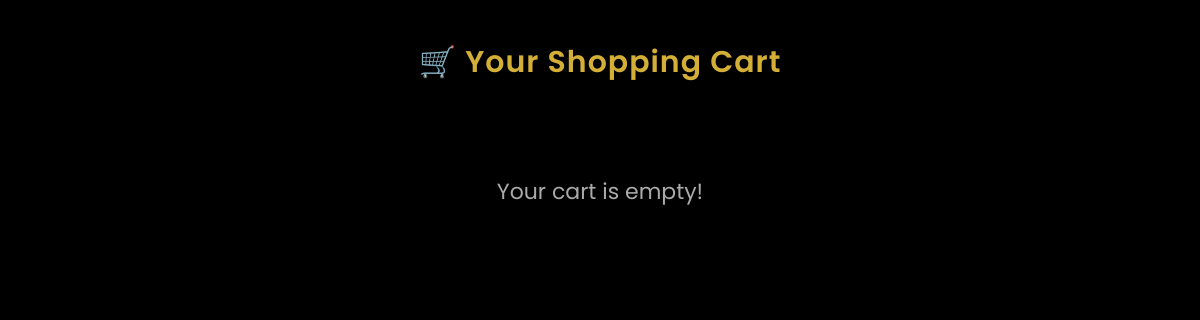
The page /cart (signed in) on the database as committed earlier.
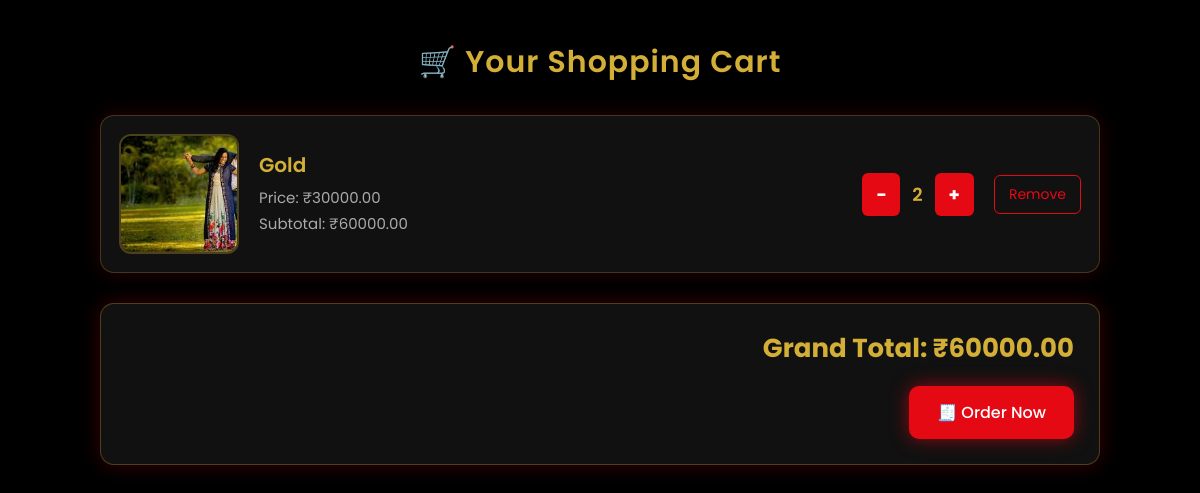
The same page on the database as committed later.
### myapp/models.py (models this page shows, shortened)
class add_to_cart(models.Model):
    user = models.ForeignKey(
        Register,
        on_delete=models.CASCADE,
        related_name='cart_items'
    )
    add_to_cart_product = models.ForeignKey(
        product,
        on_delete=models.CASCADE,
        related_name='cart_products'
    )
    quantity = models.PositiveIntegerField(default=1)
    added_at = models.DateTimeField(auto_now_add=True)
    class Meta:
        unique_together = ('user', 'add_to_cart_product')
        verbose_name = "Cart Item"
        verbose_name_plural = "Cart Items"
    @property
    def total_price(self):
        return self.quantity * self.add_to_cart_product.product_price

class product(models.Model):
    product_img = models.ImageField(upload_to='uploads', null=True,blank=True)
    product_Categorie = models.CharField(max_length=50,null=True)
    product_name = models.CharField(max_length=100)
    product_des = models.CharField(max_length=200)
    product_price = models.DecimalField(max_digits=10, decimal_places=2)

### myapp/views.py (the view)
# urls.py: path('cart', views.view_cart, name='view_cart'),
def view_cart(request):
    email = request.session.get('email')
    if not email:
        return redirect('login')
    user = Register.objects.get(email=email)
    cart_items = add_to_cart.objects.filter(user=user)
    total_amount = sum(item.total_price for item in cart_items)
    return render(request, 'cart.html', {
        'cart_items': cart_items,
        'total_amount': total_amount
    })

### myapp/context_processors.py (called while the page is built)
def cart_count(request):
    email = request.session.get('email')
    count = 0
    if email:
        try:
            user = Register.objects.get(email=email)
            count = add_to_cart.objects.filter(user=user).count()
        except Register.DoesNotExist:
            pass
    return {'cart_count': count}

### myapp/templates/cart.html (shortened to what this page needs)
{% load static %}
<!DOCTYPE html>
<html lang="en">
<head>
</head>
<body>
<div class="container">
    <h2>🛒 Your Shopping Cart</h2>
    {% if cart_items %}
        {% for item in cart_items %}
        <div class="cart-card">
            <img src="{{ item.add_to_cart_product.product_img.url }}" alt="Product">
            <div class="details">
                <h4>{{ item.add_to_cart_product.product_name }}</h4>
                <p>Price: ₹{{ item.add_to_cart_product.product_price }}</p>
                <p>Subtotal: ₹{{ item.total_price }}</p>
            </div>
            <div class="qty-box">
                <a class="qty-btn" href="{% url 'decrease_quantity' item.id %}">−</a>
                <span class="qty-number">{{ item.quantity }}</span>
                <a class="qty-btn" href="{% url 'increase_quantity' item.id %}">+</a>
            </div>
            <a class="remove-btn" href="{% url 'remove_cart_item' item.id %}">
                Remove
            </a>
        </div>
        {% endfor %}
        <div class="summary-box">
            <h3>Grand Total: ₹{{ total_amount }}</h3>
            <a href="{% url 'order_now_page' %}" class="order-btn">
                🧾 Order Now
            </a>
        </div>
    {% else %}
        <p class="empty">Your cart is empty!</p>
    {% endif %}
</div>
</body>
</html>

Rows that differ between the two databases and show on the page:
added add_to_cart: add_to_cart_product.product_img (picture), add_to_cart_product.product_name "Gold", add_to_cart_product.product_price "30000.00", total_price "60000.00", quantity "2"
Other text that changed with them:
{{ total_amount }}: (not shown) → "60000.00"
text no longer shown: "Your cart is empty!"
text now shown: "Grand Total: ₹ 🧾 Order Now"
